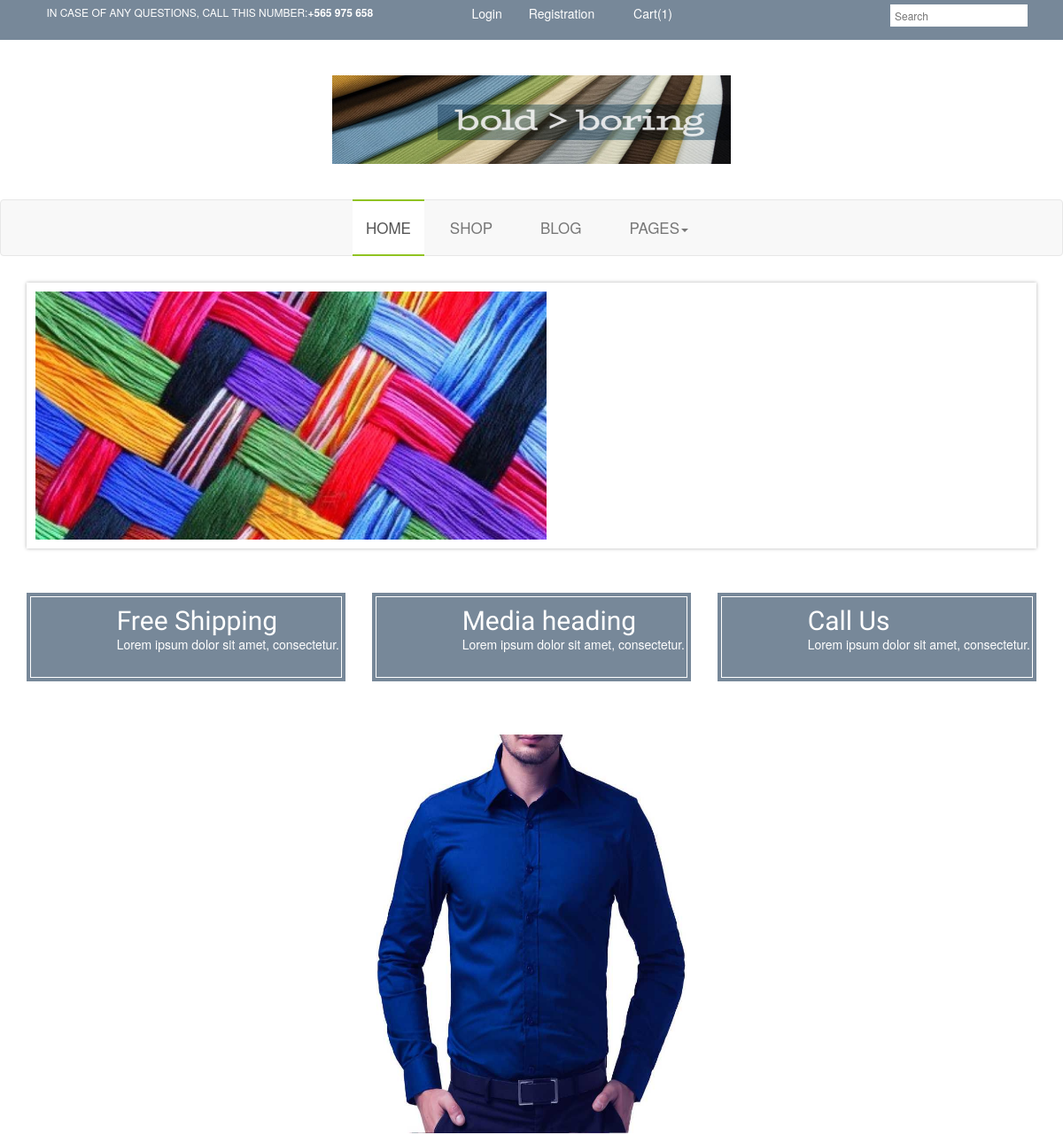
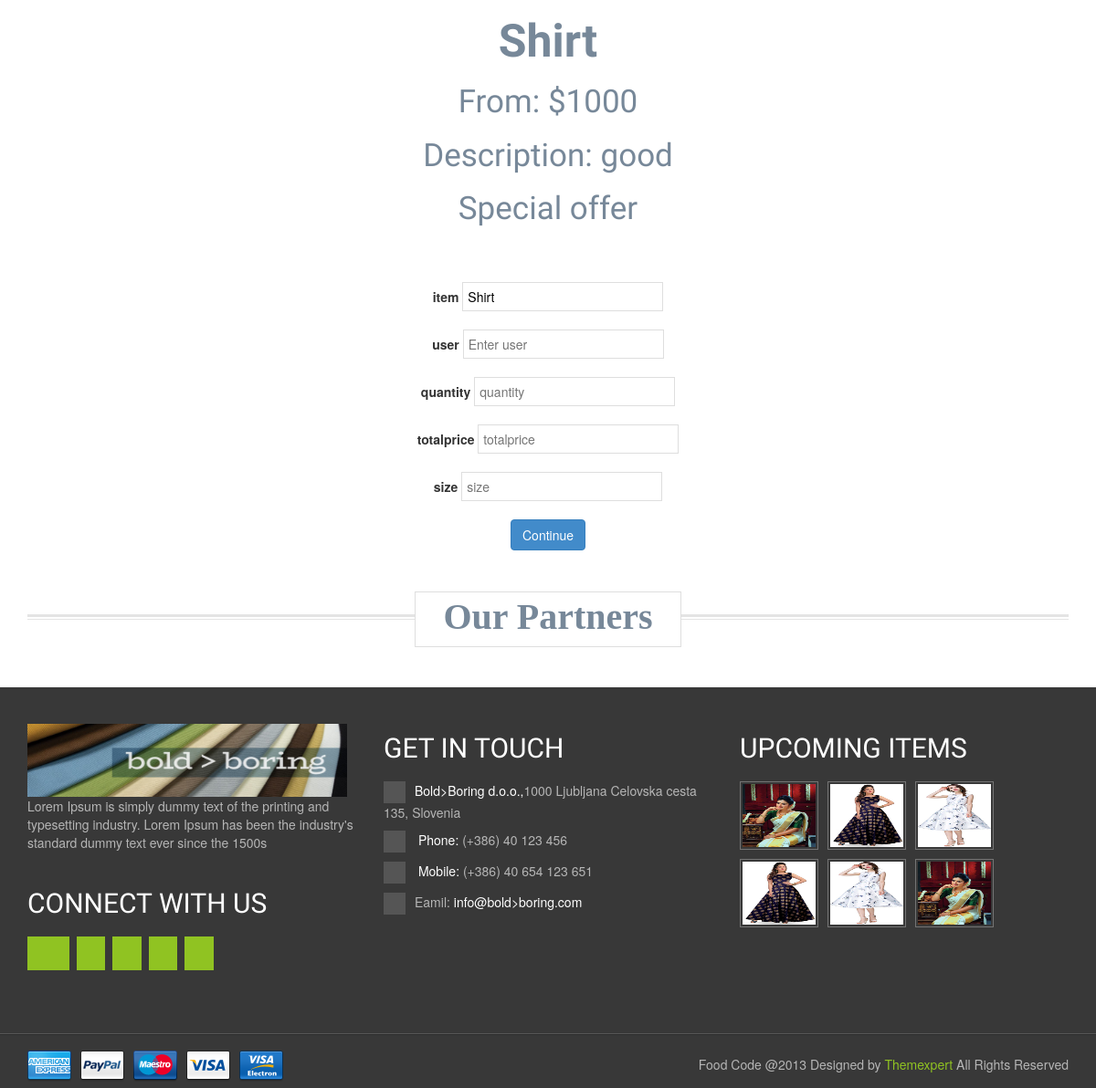
Screenshot of /textile/4/ with the database file from the repository (2 pictures, top to bottom).
### textileapp/models.py (models this page shows)
class Textile(models.Model):
    title = models.CharField(max_length=200)
    description = models.CharField(max_length=500)
    price = models.IntegerField(default=None)
    offer = models.BooleanField(default=False)
    image = models.ImageField(upload_to='pics', blank=True, default='author.jpg')

### textileapp/views.py (the view, shortened to what this page needs)
# urls.py: path('<int:id>/', views.oneitem,name='oneitem'),
def oneitem(request, id):
    ob = get_object_or_404(Textile, id=id)
    return render(request, 'oneob.html', {'ob': ob})

### templates/oneob.html (shortened to what this page needs)
{% extends "base.html" %}
{% load static %}
{% block content %}
<div>
    <center>
        <br>
        <br>
        <br>
        <img alt=" " src="{{ob.image.url}}" width="350" height="450">
        <h1 style="color: lightslategray; font-weight: bolder;">{{ob.title}}</h1>
        <h3 style="color: lightslategray;"> From: ${{ob.price}}</h3>
        <h3 style="color: lightslategray;">Description: {{ob.description}} </h3>
        {% if ob.offer %}
        <h3 style="color: lightslategray;">Special offer</h3>
        {% endif %}
    </center>
    <form action="." method="POST" enctype="multipart/form-data">
        <center>
            <br>
            <br>
            <label for="title">item</label>
            <span>
                    <input class="account_input" id="title" name="title_id"
                           placeholder="Enter title"
                           style="height: auto; padding: 5px; width: 220px; border: 1px solid #dedede;" type="text"
                           value="{{ ob.title }}">
                </span>
            <br>
            <br>
            <label for="user">user</label>
            <span>
                    <input class="account_input" id="user" name="user"
                           placeholder="Enter user"
                           style="height: auto; padding: 5px; width: 220px; border: 1px solid #dedede;" type="text"
                           value="{{user.username}}" readonly="readonly">
                </span>
            <br>
            <br>
            <label for="quantity">quantity</label>
            <span>
                    <input class="account_input" id="quantity" name="quantity"
                           placeholder="quantity"
                           style="height: auto; padding: 5px; width: 220px; border: 1px solid #dedede;" type="text"
                           value=""  onkeyup="total()">
                </span>
            <br>
            <br>
            <label for="totalprice">totalprice</label>
            <span>
                    <input class="account_input" id="totalprice" name="totalprice"
                           placeholder="totalprice"
                           style="height: auto; padding: 5px; width: 220px; border: 1px solid #dedede;" type="text" readonly="readonly"
                           value="">
                </span>
            <br>
            <br>
            <label for="size">size</label>
            <span>
                    <input class="account_input" id="size" name="size"
                           placeholder="size"
                           style="height: auto; padding: 5px; width: 220px; border: 1px solid #dedede;" type="text"
                           value="">
                </span>
            <br>
            <br>
            <p class="submit">
                <button class="btn btn-primary">Continue</button>
            </p>
        </center>
        </form>
</div>
{% endblock content %}

### static/css/style.css (style rules this page uses)
h1,h2,h3,h4,h5,h6 { font-family: 'Yanone Kaffeesatz', sans-serif;color: #555 }
h1 { font-size: 50px; }
h3 { font-size: 35px; }

### rows the page displays
Textile: image (picture), title "Shirt", price "1000", description "good", title_id "Shirt"
